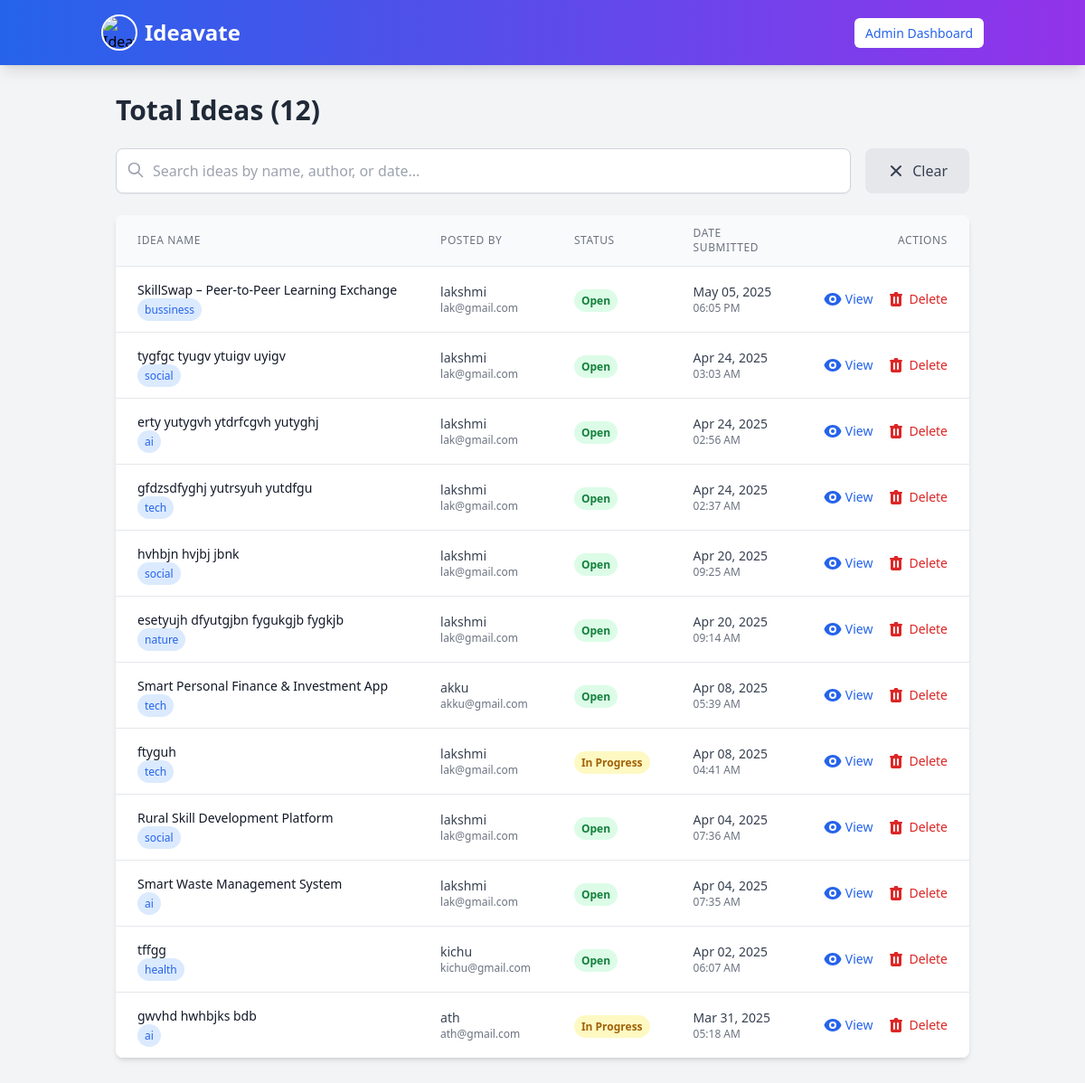
Page /admin_dashboard/ideas/ (signed in) on the committed database.
### myapp/models.py (models this page shows, shortened)
class Idea(models.Model):
    user = models.ForeignKey(User, on_delete=models.CASCADE, related_name="ideas")
    idea_name = models.CharField(max_length=100)
    description = models.TextField(blank=True)
    category = models.CharField(max_length=100, blank=True, null=True)  # Example: Tech, Health, AI
    funding_goal = models.DecimalField(max_digits=10, decimal_places=2, null=True, blank=True)
    estimated_investment = models.DecimalField(max_digits=10, decimal_places=2, null=True, blank=True)
    collaboration = models.BooleanField(default=False)
    status = models.CharField(
        max_length=20,
        choices=[("open", "Open for Investment"), ("progress", "In Progress"), ("completed", "Completed")],
        default="open"
    )
    created_at = models.DateTimeField(auto_now_add=True)  # Timestamp when idea is posted
    updated_at = models.DateTimeField(auto_now=True)  # Timestamp when idea is modified
    class Meta:
        verbose_name = "Idea"
        verbose_name_plural = "Ideas"
        ordering = ["-created_at"]  # Show newest ideas first

class User(AbstractUser):
    is_user = models.BooleanField(default=False)
    is_organization = models.BooleanField(default=False)
    groups = models.ManyToManyField(Group, related_name="custom_user_groups", blank=True)
    user_permissions = models.ManyToManyField(Permission, related_name="custom_user_permissions", blank=True)

### myapp/views.py (the view)
# urls.py: path("admin_dashboard/ideas/",views. admin_ideas, name="admin_ideas"),
@user_passes_test(is_admin, login_url="signin")
def admin_ideas(request):
    ideas = Idea.objects.all()
    return render(request, "admin_ideas.html", {"ideas": ideas})

### myapp/views.py (called while the page is built)
def is_admin(user):
    return user.is_authenticated and user.is_superuser

### templates/admin_ideas.html (shortened to what this page needs)
{% extends "navbar.html" %}
{% block content %}
<div class="container mx-auto p-6">
    <h1 class="text-3xl font-bold text-gray-800 mb-6">Total Ideas ({{ ideas|length }})</h1>
    <div class="flex flex-col md:flex-row gap-4 mb-6">
        <div class="flex-1 relative">
            <input type="text" id="searchInput" placeholder="Search ideas by name, author, or date..."
                   class="w-full p-3 pl-10 border border-gray-300 rounded-lg focus:outline-none focus:ring-2 focus:ring-blue-500 shadow-sm">
            <svg class="absolute left-3 top-3.5 h-5 w-5 text-gray-400" fill="none" viewBox="0 0 24 24" stroke="currentColor">
                <path stroke-linecap="round" stroke-linejoin="round" stroke-width="2" d="M21 21l-6-6m2-5a7 7 0 11-14 0 7 7 0 0114 0z" />
            </svg>
        </div>
        <button onclick="clearSearch()"
                class="px-6 py-3 bg-gray-200 text-gray-700 rounded-lg hover:bg-gray-300 transition flex items-center gap-2">
            Clear
        </button>
    </div>
    <div class="overflow-x-auto bg-white rounded-lg shadow-md">
        <table class="min-w-full divide-y divide-gray-200">
            <thead class="bg-gray-50">
                <tr>
                    <th scope="col" class="px-6 py-3 text-left text-xs font-medium text-gray-500 uppercase tracking-wider cursor-pointer hover:bg-gray-100" onclick="sortTable(0)">
                        Idea Name
                    </th>
                    <th scope="col" class="px-6 py-3 text-left text-xs font-medium text-gray-500 uppercase tracking-wider cursor-pointer hover:bg-gray-100" onclick="sortTable(1)">
                        Posted By
                    </th>
                    <th scope="col" class="px-6 py-3 text-left text-xs font-medium text-gray-500 uppercase tracking-wider cursor-pointer hover:bg-gray-100" onclick="sortTable(2)">
                        Status
                    </th>
                    <th scope="col" class="px-6 py-3 text-left text-xs font-medium text-gray-500 uppercase tracking-wider cursor-pointer hover:bg-gray-100" onclick="sortTable(3)">
                        Date Submitted
                    </th>
                    <th scope="col" class="px-6 py-3 text-right text-xs font-medium text-gray-500 uppercase tracking-wider">
                        Actions
                    </th>
                </tr>
            </thead>
            <tbody id="ideaTable" class="bg-white divide-y divide-gray-200">
                {% for idea in ideas %}
                <tr class="hover:bg-gray-50 transition">
                    <td class="px-6 py-4 whitespace-nowrap">
                        <div class="text-sm font-medium text-gray-900">{{ idea.idea_name|default:"Untitled Idea" }}</div>
                        {% if idea.category %}
                        <div class="text-xs text-blue-600 mt-1">
                            <span class="bg-blue-100 px-2 py-1 rounded-full">{{ idea.category }}</span>
                        </div>
                        {% endif %}
                    </td>
                    <td class="px-6 py-4 whitespace-nowrap">
                        <div class="text-sm text-gray-700">{{ idea.user.username }}</div>
                        <div class="text-xs text-gray-500">{{ idea.user.email }}</div>
                    </td>
                    <td class="px-6 py-4 whitespace-nowrap">
                        {% if idea.status == "open" %}
                            <span class="px-2 py-1 text-xs font-semibold leading-tight text-green-700 bg-green-100 rounded-full">
                                Open
                            </span>
                        {% elif idea.status == "progress" %}
                            <span class="px-2 py-1 text-xs font-semibold leading-tight text-yellow-700 bg-yellow-100 rounded-full">
                                In Progress
                            </span>
                        {% else %}
                            <span class="px-2 py-1 text-xs font-semibold leading-tight text-gray-700 bg-gray-100 rounded-full">
                                Completed
                            </span>
                        {% endif %}
                    </td>
                    <td class="px-6 py-4 whitespace-nowrap">
                        <div class="text-sm text-gray-700">{{ idea.created_at|date:"M d, Y" }}</div>
                        <div class="text-xs text-gray-500">{{ idea.created_at|date:"h:i A" }}</div>
                    </td>
                    <td class="px-6 py-4 whitespace-nowrap text-right text-sm font-medium">
                        <div class="flex justify-end space-x-4">
                            <a href="{% url 'idea_detail' idea.id %}" class="text-blue-600 hover:text-blue-900 transition flex items-center" title="View">
                                View
                            </a>
                            <form action="{% url 'delete_idea' idea.id %}" method="post" onsubmit="return confirm('Are you sure you want to delete this idea? This action cannot be undone.');">
                                <button type="submit" class="text-red-600 hover:text-red-900 transition flex items-center" title="Delete">
                                    Delete
                                </button>
                            </form>
                        </div>
                    </td>
                </tr>
                {% empty %}
                <tr>
                    <td colspan="5" class="px-6 py-4 text-center text-gray-500">
                        No ideas found. Would you like to create one?
                    </td>
                </tr>
                {% endfor %}
            </tbody>
        </table>
    </div>
</div>
{% endblock %}

### templates/admin_ideas.html (style rules this page uses)
thead th { cursor: pointer; user-select: none; }

### rows in the picture
Idea: idea_name "SkillSwap – Peer-to-Peer Learning Exchange", category "bussiness", user.username "lakshmi", user.email "lak@gmail.com", status "Open", created_at "May 05, 2025", created_at "06:05 PM"
Idea: idea_name "tygfgc tyugv ytuigv uyigv", category "social", user.username "lakshmi", user.email "lak@gmail.com", status "Open", created_at "Apr 24, 2025", created_at "03:03 AM"
Idea: idea_name "erty yutygvh ytdrfcgvh yutyghj", category "ai", user.username "lakshmi", user.email "lak@gmail.com", status "Open", created_at "Apr 24, 2025", created_at "02:56 AM"
Idea: idea_name "gfdzsdfyghj yutrsyuh yutdfgu", category "tech", user.username "lakshmi", user.email "lak@gmail.com", status "Open", created_at "Apr 24, 2025", created_at "02:37 AM"
Idea: idea_name "hvhbjn hvjbj jbnk", category "social", user.username "lakshmi", user.email "lak@gmail.com", status "Open", created_at "Apr 20, 2025", created_at "09:25 AM"
Idea: idea_name "esetyujh dfyutgjbn fygukgjb fygkjb", category "nature", user.username "lakshmi", user.email "lak@gmail.com", status "Open", created_at "Apr 20, 2025", created_at "09:14 AM"
Idea: idea_name "Smart Personal Finance & Investment App", category "tech", user.username "akku", user.email "akku@gmail.com", status "Open", created_at "Apr 08, 2025", created_at "05:39 AM"
Idea: idea_name "ftyguh", category "tech", user.username "lakshmi", user.email "lak@gmail.com", status "In Progress", created_at "Apr 08, 2025", created_at "04:41 AM"
Idea: idea_name "Rural Skill Development Platform", category "social", user.username "lakshmi", user.email "lak@gmail.com", status "Open", created_at "Apr 04, 2025", created_at "07:36 AM"
Idea: idea_name "Smart Waste Management System", category "ai", user.username "lakshmi", user.email "lak@gmail.com", status "Open", created_at "Apr 04, 2025", created_at "07:35 AM"
Idea: idea_name "tffgg", category "health", user.username "kichu", user.email "kichu@gmail.com", status "Open", created_at "Apr 02, 2025", created_at "06:07 AM"
Idea: idea_name "gwvhd hwhbjks bdb", category "ai", user.username "ath", user.email "ath@gmail.com", status "In Progress", created_at "Mar 31, 2025", created_at "05:18 AM"

### other values in the picture
{{ ideas|length }} "12"
